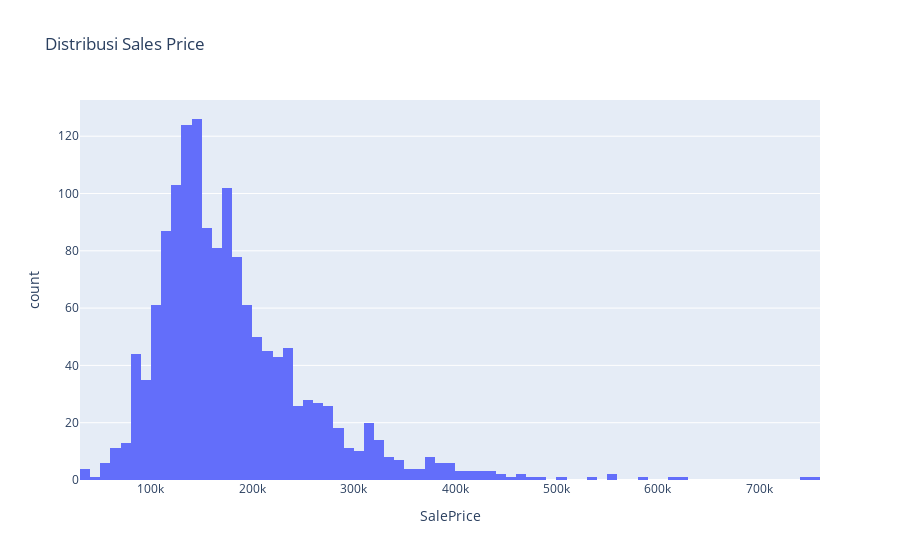

Notebook code for this chart:
### Markdown cell above
## Visualisasi

### Code cell
px.histogram(data_train, x='SalePrice', title='Distribusi Sales Price')

### Figure 1 — Plotly figure (JSON) as saved in the notebook; plotly's stock layout.template omitted (floating-point values rounded to 4 significant figures; data arrays with more than 128 entries replaced by an {"elided": "..."} marker saying what was removed)
{"data": [{"alignmentgroup": "True", "bingroup": "x", "hovertemplate": "SalePrice=%{x}<br>count=%{y}<extra></extra>", "legendgroup": "", "marker": {"color": "#636efa", "pattern": {"shape": ""}}, "name": "", "offsetgroup": "", "orientation": "v", "showlegend": false, "type": "histogram", "x": {"elided": "1460 int values"}, "xaxis": "x", "yaxis": "y"}], "layout": {"barmode": "relative", "legend": {"tracegroupgap": 0}, "title": {"text": "Distribusi Sales Price"}, "xaxis": {"anchor": "y", "domain": [0, 1], "title": {"text": "SalePrice"}}, "yaxis": {"anchor": "x", "domain": [0, 1], "title": {"text": "count"}}}}
